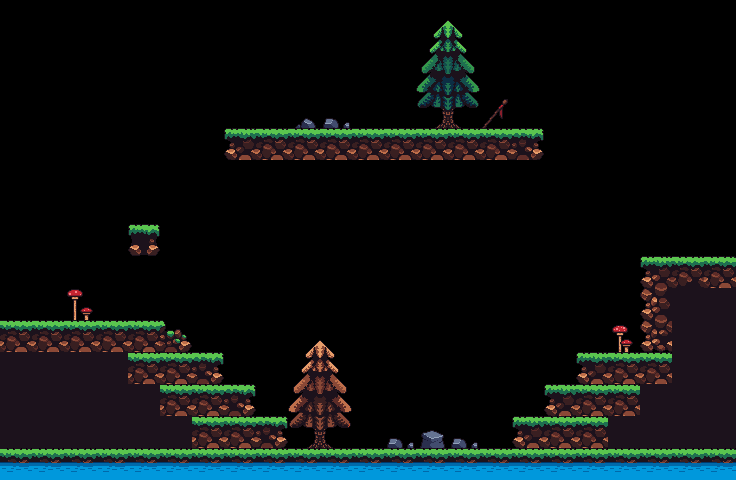

A 2D game scene composited from a Tiled map and its tileset images. What follows is a short description and the map's XML, with every tile layer's data as written:
An orthogonal 23x15 tile map with 32x32 px tiles, 1 tile layer (Tile Layer 1).

<map version="1.8" tiledversion="1.8.5" orientation="orthogonal" renderorder="right-down" width="23" height="15" tilewidth="32" tileheight="32" infinite="0" nextlayerid="2" nextobjectid="1">
 <tileset firstgid="1" source="Tileset.tsx" />
 <layer id="1" name="Tile Layer 1" width="23" height="15">
  <data encoding="csv">
0,0,0,0,0,0,0,0,0,0,0,0,0,117,118,0,0,0,0,0,0,0,0,
0,0,0,0,0,0,0,0,0,0,0,0,0,135,136,0,0,0,0,0,0,0,0,
0,0,0,0,0,0,0,0,0,0,0,0,0,153,154,0,0,0,0,0,0,0,0,
0,0,0,0,0,0,0,0,0,83,80,0,0,171,172,100,0,0,0,0,0,0,0,
0,0,0,0,0,0,0,1,2,2,2,2,2,2,2,2,3,0,0,0,0,0,0,
0,0,0,0,0,0,0,0,0,0,0,0,0,0,0,0,0,0,0,0,0,0,0,
0,0,0,0,0,0,0,0,0,0,0,0,0,0,0,0,0,0,0,0,0,0,0,
0,0,0,0,58,0,0,0,0,0,0,0,0,0,0,0,0,0,0,0,0,0,0,
0,0,0,0,0,0,0,0,0,0,0,0,0,0,0,0,0,0,0,0,73,74,2,
0,0,114,0,0,0,0,0,0,0,0,0,0,0,0,0,0,0,0,0,91,92,92,
2,2,2,2,2,79,0,0,0,119,120,0,0,0,0,0,0,0,0,116,109,92,92,
92,92,92,92,2,2,3,0,0,137,138,0,0,0,0,0,0,0,1,2,2,92,92,
92,92,92,92,92,2,2,3,0,155,156,0,0,0,0,0,0,1,2,2,92,92,92,
92,92,92,92,92,92,2,2,3,173,174,0,80,81,80,0,1,2,2,92,92,92,92,
147,147,147,147,147,147,147,147,147,147,147,147,147,147,147,147,147,147,147,147,147,147,147
</data>
 </layer>
</map>
